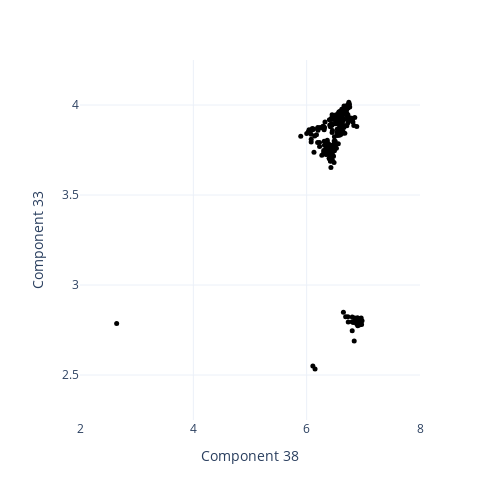

The cell this chart's notebook holds for it:
### Code cell
# For thesis:

fig = px.scatter(
    data_frame = train_df,
    x = dim1,
    y = dim2, 
    color = "KMeans Cluster",
    hover_data = ["taxon_id", "Target", "Media Cluster"],
    opacity = 0 #0.3 #Toggle training points
) 

fig.add_trace(
    go.Scatter(
        x=test_df[dim1], 
        y=test_df[dim2], 
        mode='markers',
        marker=dict(color='black', size=5, opacity=1.0)
    )
)

fig.update_coloraxes(showscale=False)
fig.update_layout(
    template="plotly_white",
    showlegend=False,
    width=500, 
    height=500
)

# Toggle for global/local structure
fig.update_yaxes(range=[2.25, 4.25])
fig.update_xaxes(range=[2, 8])

fig.show()

### Figure 1 — Plotly figure (JSON) as saved in the notebook; plotly's stock layout.template omitted (floating-point values rounded to 4 significant figures; data arrays with more than 128 entries replaced by an {"elided": "..."} marker saying what was removed)
{"data": [{"customdata": {"elided": "8464x3 mixed values"}, "hovertemplate": "Component 38=%{x}<br>Component 33=%{y}<br>taxon_id=%{customdata[0]}<br>Target=%{customdata[1]}<br>Media Cluster=%{customdata[2]}<br>KMeans Cluster=%{marker.color}<extra></extra>", "legendgroup": "", "marker": {"color": {"elided": "8464 int values"}, "coloraxis": "coloraxis", "opacity": 0, "symbol": "circle"}, "mode": "markers", "name": "", "showlegend": false, "type": "scattergl", "x": {"elided": "8464 float values"}, "xaxis": "x", "y": {"elided": "8464 float values"}, "yaxis": "y"}, {"marker": {"color": "black", "opacity": 1, "size": 5}, "mode": "markers", "type": "scatter", "x": {"elided": "247 float values"}, "y": {"elided": "247 float values"}}], "layout": {"coloraxis": {"colorbar": {"title": {"text": "KMeans Cluster"}}, "colorscale": [[0, "#0d0887"], [0.1111, "#46039f"], [0.2222, "#7201a8"], [0.3333, "#9c179e"], [0.4444, "#bd3786"], [0.5556, "#d8576b"], [0.6667, "#ed7953"], [0.7778, "#fb9f3a"], [0.8889, "#fdca26"], [1, "#f0f921"]], "showscale": false}, "height": 500, "legend": {"tracegroupgap": 0}, "margin": {"t": 60}, "showlegend": false, "width": 500, "xaxis": {"anchor": "y", "domain": [0, 1], "range": [2, 8], "title": {"text": "Component 38"}}, "yaxis": {"anchor": "x", "domain": [0, 1], "range": [2.25, 4.25], "title": {"text": "Component 33"}}}}
